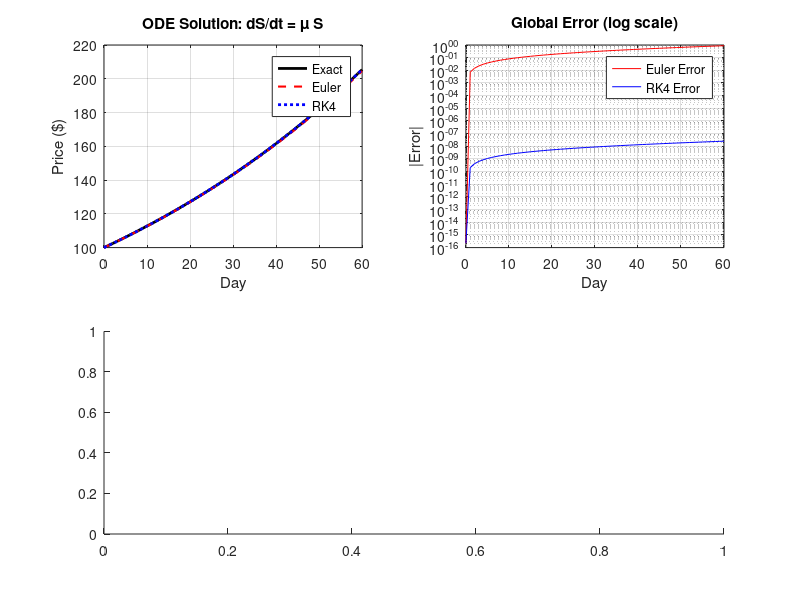

This figure's MATLAB source: (Note: this script raises an error after producing the figure.)
function part8_ode_stock_model()
% =========================================================================
%  PART 8 - Numerical Solution of ODEs
%
%  Context: Geometric Brownian Motion (GBM) is the standard ODE model
%  for stock prices:
%
%    dS/dt = mu*S + sigma*S*noise(t)
%
%  In deterministic form (mean path):
%    dS/dt = mu * S(t)       →  S(t) = S0 * exp(mu*t)
%
%  We solve this ODE numerically and compare with exact solution.
%
%  Methods: Euler's Method, Runge-Kutta 4 (RK4)
% =========================================================================

fprintf('--- PART 8: ODE Solution (Stock Price GBM Model) ---\n');

% Parameters
S0    = 100;      % Initial price
mu    = 0.012;    % Daily drift (growth rate)
sigma = 0.02;     % Volatility
T     = 60;       % Total days
h     = 1;        % Step size (1 day)
t     = 0:h:T;
n     = length(t);

% ODE: dS/dt = mu * S   (deterministic mean path)
f = @(t_val, S) mu * S;

% Exact solution
S_exact = S0 * exp(mu * t);

%% Euler's Method
S_euler = zeros(1,n);
S_euler(1) = S0;
for i = 1:n-1
    S_euler(i+1) = S_euler(i) + h * f(t(i), S_euler(i));
end

%% RK4 Method
S_rk4 = zeros(1,n);
S_rk4(1) = S0;
for i = 1:n-1
    k1 = f(t(i),       S_rk4(i));
    k2 = f(t(i)+h/2,   S_rk4(i) + h/2*k1);
    k3 = f(t(i)+h/2,   S_rk4(i) + h/2*k2);
    k4 = f(t(i)+h,     S_rk4(i) + h*k3);
    S_rk4(i+1) = S_rk4(i) + (h/6)*(k1 + 2*k2 + 2*k3 + k4);
end

%% GBM Stochastic Simulation (Monte Carlo, 10 paths)
rng(42);
n_paths = 10;
S_gbm = zeros(n_paths, n);
S_gbm(:,1) = S0;
for p = 1:n_paths
    for i = 1:n-1
        dW = randn() * sqrt(h);
        S_gbm(p,i+1) = S_gbm(p,i) + mu*S_gbm(p,i)*h + sigma*S_gbm(p,i)*dW;
    end
end

%% Errors
err_euler = abs(S_euler - S_exact);
err_rk4   = abs(S_rk4   - S_exact);
fprintf('\n  Final price (Day %d):\n', T);
fprintf('    Exact  : $%.4f\n', S_exact(end));
fprintf('    Euler  : $%.4f  |  Global Error: %.4f\n', S_euler(end), err_euler(end));
fprintf('    RK4    : $%.4f  |  Global Error: %.6f\n', S_rk4(end),   err_rk4(end));
fprintf('\n  RK4 is %.0fx more accurate than Euler here.\n', ...
        err_euler(end)/max(err_rk4(end),eps));

%% Plots
figure('Name','Part 8 - ODE Stock Model');

subplot(2,2,1);
plot(t, S_exact, 'k-', 'LineWidth', 2, 'DisplayName', 'Exact'); hold on;
plot(t, S_euler, 'r--','LineWidth', 1.5, 'DisplayName', 'Euler');
plot(t, S_rk4,   'b:','LineWidth', 2, 'DisplayName', 'RK4');
title('ODE Solution: dS/dt = \mu S'); xlabel('Day'); ylabel('Price ($)');
legend; grid on;

subplot(2,2,2);
semilogy(t, err_euler+eps, 'r-', 'DisplayName', 'Euler Error'); hold on;
semilogy(t, err_rk4+eps,   'b-', 'DisplayName', 'RK4 Error');
title('Global Error (log scale)'); xlabel('Day'); ylabel('|Error|');
legend; grid on;

subplot(2,2,[3,4]);
for p = 1:n_paths
    plot(t, S_gbm(p,:), 'Color', [0.4 0.6 0.9 0.5]); hold on;
end
plot(t, S_exact, 'k-', 'LineWidth', 2, 'DisplayName', 'Mean Path (Exact)');
title(sprintf('GBM Monte Carlo Simulation (%d paths, \\mu=%.3f, \\sigma=%.2f)', ...
      n_paths, mu, sigma));
xlabel('Trading Day'); ylabel('Price ($)');
legend('Location','northwest'); grid on;

saveas(gcf, 'plots/part8_ode_stock_model.png');
fprintf('  [Plot saved: plots/part8_ode_stock_model.png]\n\n');
end
